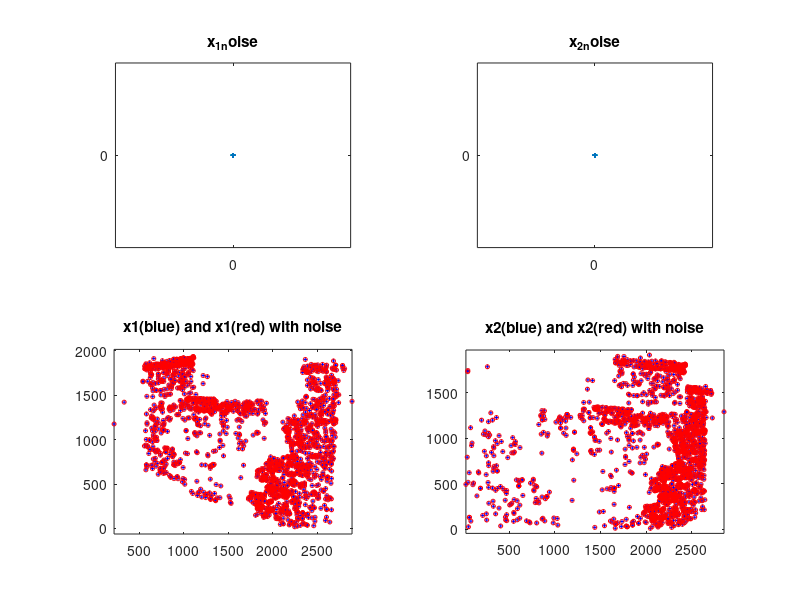
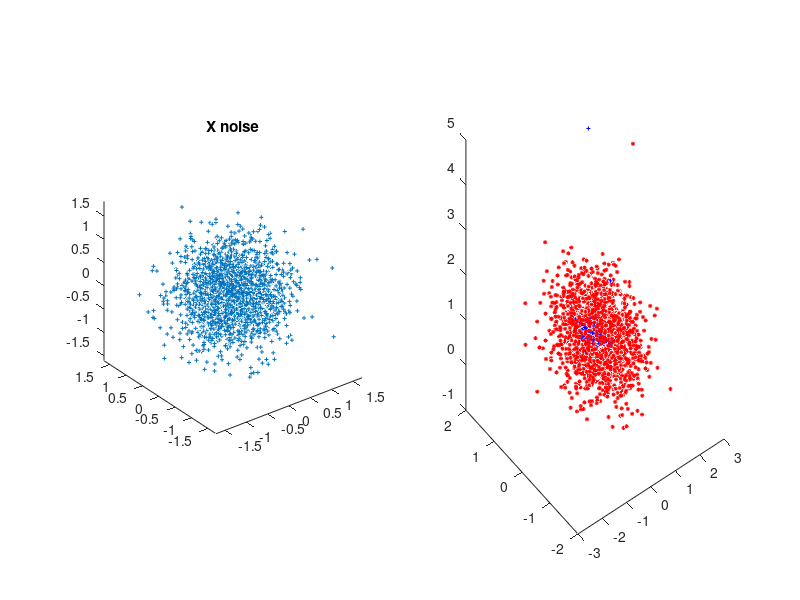

These figures' MATLAB source, in order: (Note: this script raises an error after producing the figures.)
clear
close all
clc

addpath ./data/
addpath ./code/

% result from ce2
% load ce2_result.mat
load data/compEx3data.mat

% % combination 1
% X_std_err = 0;
% x_n_std_err = 10;

% % combination 2
% X_std_err = 0.2;
% x_n_std_err = 3;

% % combination 3
% X_std_err = 0.1;
% x_n_std_err = 6;

% % combination 4
% X_std_err = 0.1;
% x_n_std_err = 3;

% % combination 5
X_std_err = 0.5;
x_n_std_err = 0;

X_noise = randn(3,size(X,2)) * X_std_err; 
x_1_noise = randn(2,size(X,2)) * x_n_std_err;
x_2_noise = randn(2,size(X,2)) * x_n_std_err;

subplot(2,2,1);
% x_1 nosie 
plot(x_1_noise(1,:),x_1_noise(2,:),'+', 'MarkerSize',3);
axis equal
title("x\_1\_noise")
subplot(2,2,2);
plot(x_2_noise(1,:),x_2_noise(2,:),'+', 'MarkerSize',3);
axis equal
title("x\_2\_noise")


subplot(2,2,3);
plot(x{1}(1,:),x{1}(2,:),'+','MarkerSize',3, 'color', 'b');
x_1 = x{1} + [x_1_noise; ones(1,size(x{1},2))];
hold on 
plot(x_1(1,:),x_1(2,:),'o','MarkerSize',3, 'color', 'r');
hold off
axis equal
title("x1(blue) and x1(red) with noise")

subplot(2,2,4);
plot(x{2}(1,:),x{2}(2,:),'+','MarkerSize',3, 'color', 'b');
x_2 = x{2} + [x_2_noise; ones(1,size(x{2},2))];
hold on 
plot(x_2(1,:),x_2(2,:),'o','MarkerSize',3, 'color', 'r');
hold off
axis equal
title("x2(blue) and x2(red) with noise")



x_1_n_f=inv(K)*x{1};
x_2_n_f=inv(K)*x{2};
P1=inv(K)*P{1};
P2=inv(K)*P{2};

figure;
subplot(1,2,1);
plot3(X_noise(1,:),X_noise(2,:),X_noise(3,:),'+', 'MarkerSize',3);
title("X noise")
axis equal

subplot(1,2,2);
plot3(X(1,:),X(2,:),X(3,:),'+', 'MarkerSize',3, 'color','b');
hold on
X = X + [X_noise; ones(1,size(X,2))];
plot3(X(1,:),X(2,:),X(3,:),'*', 'MarkerSize',3, 'color','r');

err_before= zeros(1,size(X,2));
for i=1:size(X,2)
    [err,res] = ComputeReprojectionError(P1,P2,X(:,i),x_1_n_f(:,i),x_2_n_f(:,i));
    err_before(i) =  err;
end
sum_err_before = sum(err_before)
median_err_before = median(err_before)

last_delta_X_n = 0;
for i=1:size(X,2)
    while true
        mu = 0.01;
        [r,J] = LinearizeReprojErr(P1,P2,X(:,i),x_1_n_f(:,i),x_2_n_f(:,i));
        delta_X = ComputeUpdate(r,J,mu);
        [err,~]=ComputeReprojectionError(P1,P2,X(:,i),x_1_n_f(:,i),x_2_n_f(:,i));
        [err_p,~]=ComputeReprojectionError(P1,P2,X(:,i)+delta_X,x_1_n_f(:,i),x_2_n_f(:,i));
        if err_p< err
           X(:,i) = X(:,i) + delta_X;
           mu = mu/10;
        else
           mu = mu*10;
        end 
        delta_delta_X = delta_X' * delta_X
        if abs(last_delta_X_n - delta_delta_X) < 1e-10
            break
        end
        last_delta_X_n = delta_delta_X;
    end
end

err_after= zeros(1,size(X,2));
for i=1:size(X,2)
    [err,res] = ComputeReprojectionError(P1,P2,X(:,i),x_1_n_f(:,i),x_2_n_f(:,i));
    err_after(i) =  err;
end
sum_err_after = sum(err_after)
median_err_after = median(err_after)


plot3(X(1,:),X(2,:),X(3,:),'+' ,'color', 'g', 'MarkerSize',3);

axis equal
title("X (blue), X with noise (red), X optimized (green)")
hold off



